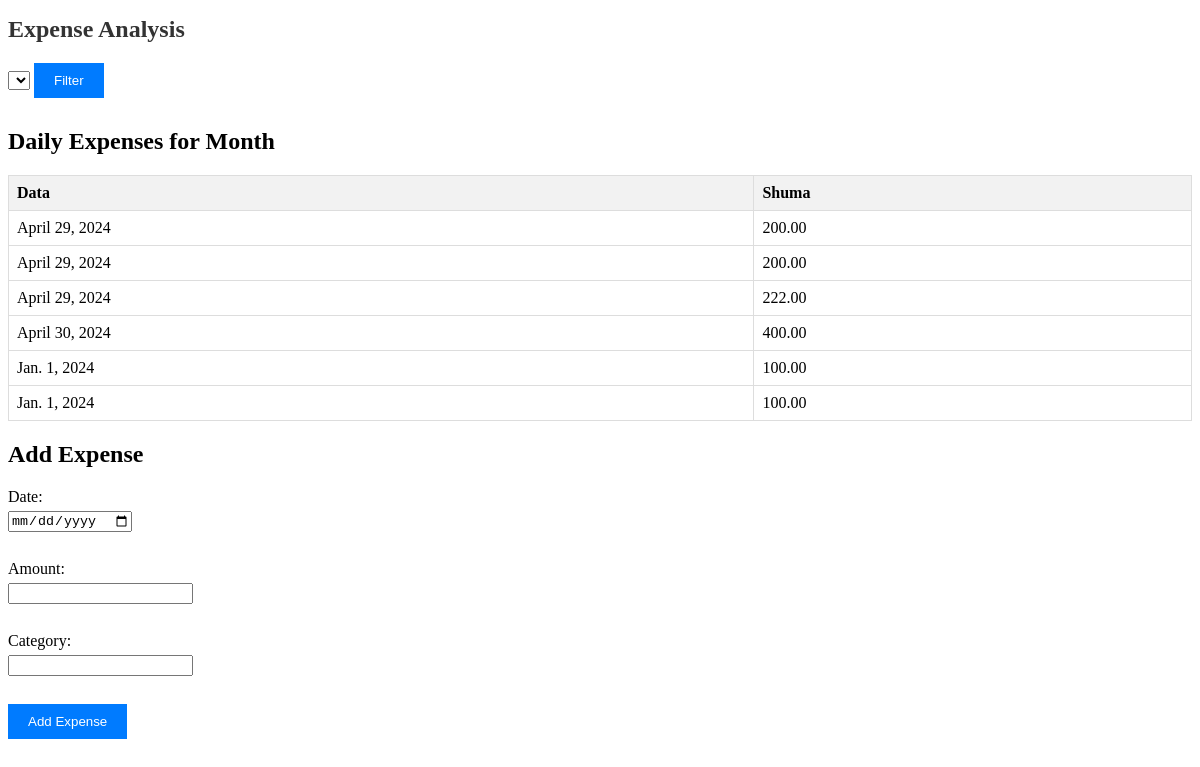
The page /expenses/ on the database its author committed.
### my_app/models.py (models this page shows, shortened)
class Expense(models.Model):
    date = models.DateField()
    category = models.CharField(max_length=100)
    amount = models.DecimalField(max_digits=10, decimal_places=2)
    description = models.TextField()

### my_app/views.py (the view)
# urls.py: path('expenses/',views.show_expenses, name='show_expenses'),
def show_expenses(request):
    expenses = Expense.objects.all()
    return render(request, 'base.html', {'expenses': expenses})

### my_app/templates/base.html (shortened to what this page needs)
{% load static %}
<!DOCTYPE html>
<html lang="en">
<head>
    <link rel="stylesheet" type="text/css" href="{% static 'styles.css' %}">
</head>
<body>
    <h1>Expense Analysis</h1>
    <form action="" method="GET">
        <select name="selected_month">
        </select>
        <button type="submit">Filter</button>
    </form>
    <div id="table-container">
        <h2>Daily Expenses for Month {{ selected_month }}</h2>
        <table>
          <thead>
            <tr>
              <th>Data</th>
              <th>Shuma</th>
            </tr>
          </thead>
          <tbody>
            {% for expense in expenses %}
            <tr>
              <td>{{ expense.date }}</td>
              <td>{{ expense.amount }}</td>
            </tr>
            {% endfor %}
          </tbody>
        </table>
    </div>
    <h2>Add Expense</h2>
    <form action="" method="POST">
        <label for="date">Date:</label>
        <input type="date" id="date" name="date" required><br><br>
        <label for="amount">Amount:</label>
        <input type="number" id="amount" name="amount" min="0" step="0.01" required><br><br>
        <label for="category">Category:</label>
        <input type="text" id="category" name="category" required><br><br>
        <button type="submit">Add Expense</button>
    </form>
</body>
</html>

### my_app/static/styles.css (style rules this page uses)
h1 { color: #333; font-size: 24px; margin-bottom: 20px; }
form { margin-bottom: 20px; }
label { display: block; margin-bottom: 5px; }
input[type="date"], input[type="number"], input[type="text"], button { margin-bottom: 10px; }
button { background-color: #007bff; color: #fff; border: none; padding: 10px 20px; cursor: pointer; }
table { width: 100%; border-collapse: collapse; margin-bottom: 20px; }
table th, table td { border: 1px solid #ddd; padding: 8px; text-align: left; }
table th { background-color: #f2f2f2; }

### rows shown on the page
Expense: date "April 29, 2024", amount "200.00"
Expense: date "April 29, 2024", amount "200.00"
Expense: date "April 29, 2024", amount "222.00"
Expense: date "April 30, 2024", amount "400.00"
Expense: date "Jan. 1, 2024", amount "100.00"
Expense: date "Jan. 1, 2024", amount "100.00"
